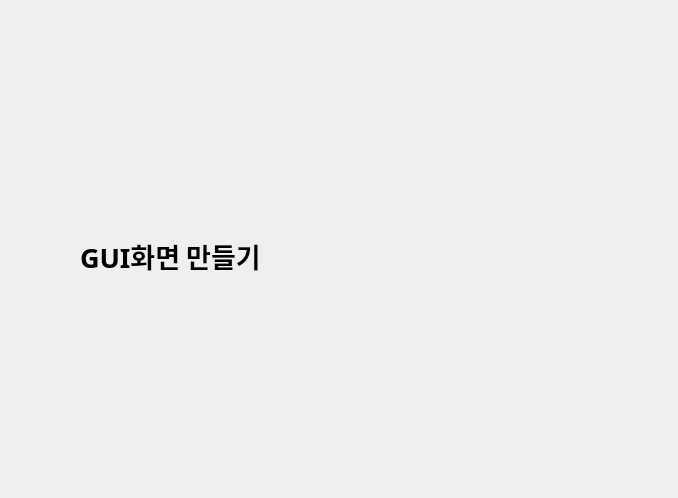
<?xml version="1.0" encoding="UTF-8"?>
<ui version="4.0">
 <class>Dialog</class>
 <widget class="QDialog" name="Dialog">
  <property name="geometry">
   <rect>
    <x>0</x>
    <y>0</y>
    <width>678</width>
    <height>498</height>
   </rect>
  </property>
  <property name="windowTitle">
   <string>Dialog</string>
  </property>
  <widget class="QLabel" name="label">
   <property name="geometry">
    <rect>
     <x>80</x>
     <y>130</y>
     <width>511</width>
     <height>251</height>
    </rect>
   </property>
   <property name="font">
    <font>
     <family>맑은 고딕</family>
     <pointsize>20</pointsize>
     <weight>75</weight>
     <bold>true</bold>
    </font>
   </property>
   <property name="text">
    <string>GUI화면 만들기</string>
   </property>
  </widget>
 </widget>
 <resources/>
 <connections/>
</ui>
